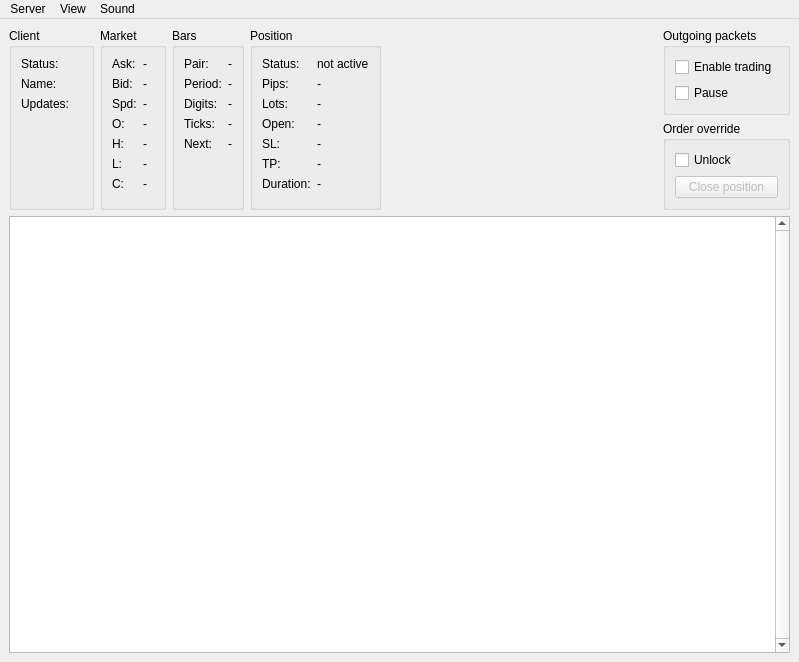
<?xml version="1.0" encoding="UTF-8"?>
<ui version="4.0">
 <class>Main</class>
 <widget class="QMainWindow" name="Main">
  <property name="geometry">
   <rect>
    <x>0</x>
    <y>0</y>
    <width>799</width>
    <height>662</height>
   </rect>
  </property>
  <property name="windowTitle">
   <string>Open Trading Server</string>
  </property>
  <widget class="QWidget" name="centralwidget">
   <layout class="QVBoxLayout" name="verticalLayout">
    <item>
     <layout class="QHBoxLayout" name="horizontalLayout">
      <property name="bottomMargin">
       <number>0</number>
      </property>
      <item>
       <widget class="QGroupBox" name="groupBox">
        <property name="title">
         <string>Client</string>
        </property>
        <layout class="QFormLayout" name="formLayout">
         <item row="1" column="0">
          <widget class="QLabel" name="label">
           <property name="enabled">
            <bool>true</bool>
           </property>
           <property name="text">
            <string>Name:</string>
           </property>
          </widget>
         </item>
         <item row="1" column="1">
          <widget class="QLabel" name="clientNameLabel">
           <property name="text">
            <string/>
           </property>
          </widget>
         </item>
         <item row="0" column="0">
          <widget class="QLabel" name="label_2">
           <property name="text">
            <string>Status:</string>
           </property>
          </widget>
         </item>
         <item row="0" column="1">
          <widget class="QLabel" name="clientStatusLabel">
           <property name="text">
            <string/>
           </property>
          </widget>
         </item>
         <item row="2" column="0">
          <widget class="QLabel" name="label_3">
           <property name="text">
            <string>Updates:</string>
           </property>
          </widget>
         </item>
         <item row="2" column="1">
          <widget class="QLabel" name="clientUpdatesLabel">
           <property name="text">
            <string/>
           </property>
          </widget>
         </item>
        </layout>
       </widget>
      </item>
      <item>
       <widget class="QGroupBox" name="marketGroupBox">
        <property name="enabled">
         <bool>true</bool>
        </property>
        <property name="title">
         <string>Market</string>
        </property>
        <layout class="QFormLayout" name="formLayout_2">
         <property name="fieldGrowthPolicy">
          <enum>QFormLayout::AllNonFixedFieldsGrow</enum>
         </property>
         <item row="0" column="0">
          <widget class="QLabel" name="label_4">
           <property name="text">
            <string>Ask:</string>
           </property>
          </widget>
         </item>
         <item row="0" column="1">
          <widget class="QLabel" name="marketAskLabel">
           <property name="text">
            <string>-</string>
           </property>
          </widget>
         </item>
         <item row="1" column="0">
          <widget class="QLabel" name="label_6">
           <property name="text">
            <string>Bid:</string>
           </property>
          </widget>
         </item>
         <item row="1" column="1">
          <widget class="QLabel" name="marketBidLabel">
           <property name="text">
            <string>-</string>
           </property>
          </widget>
         </item>
         <item row="2" column="0">
          <widget class="QLabel" name="label_8">
           <property name="text">
            <string>Spd:</string>
           </property>
          </widget>
         </item>
         <item row="2" column="1">
          <widget class="QLabel" name="marketSpdLabel">
           <property name="text">
            <string>-</string>
           </property>
          </widget>
         </item>
         <item row="3" column="0">
          <widget class="QLabel" name="label_10">
           <property name="text">
            <string>O:</string>
           </property>
          </widget>
         </item>
         <item row="3" column="1">
          <widget class="QLabel" name="marketOLabel">
           <property name="text">
            <string>-</string>
           </property>
          </widget>
         </item>
         <item row="4" column="0">
          <widget class="QLabel" name="label_12">
           <property name="text">
            <string>H:</string>
           </property>
          </widget>
         </item>
         <item row="4" column="1">
          <widget class="QLabel" name="marketHLabel">
           <property name="text">
            <string>-</string>
           </property>
          </widget>
         </item>
         <item row="5" column="0">
          <widget class="QLabel" name="label_14">
           <property name="text">
            <string>L:</string>
           </property>
          </widget>
         </item>
         <item row="5" column="1">
          <widget class="QLabel" name="marketLLabel">
           <property name="text">
            <string>-</string>
           </property>
          </widget>
         </item>
         <item row="6" column="0">
          <widget class="QLabel" name="label_16">
           <property name="text">
            <string>C:</string>
           </property>
          </widget>
         </item>
         <item row="6" column="1">
          <widget class="QLabel" name="marketCLabel">
           <property name="text">
            <string>-</string>
           </property>
          </widget>
         </item>
        </layout>
       </widget>
      </item>
      <item>
       <widget class="QGroupBox" name="barsGroupBox">
        <property name="title">
         <string>Bars</string>
        </property>
        <layout class="QFormLayout" name="formLayout_3">
         <item row="0" column="0">
          <widget class="QLabel" name="label_5">
           <property name="text">
            <string>Pair:</string>
           </property>
          </widget>
         </item>
         <item row="0" column="1">
          <widget class="QLabel" name="barsPairLabel">
           <property name="text">
            <string>-</string>
           </property>
          </widget>
         </item>
         <item row="1" column="0">
          <widget class="QLabel" name="label_9">
           <property name="text">
            <string>Period:</string>
           </property>
          </widget>
         </item>
         <item row="1" column="1">
          <widget class="QLabel" name="barsPeriodLabel">
           <property name="text">
            <string>-</string>
           </property>
          </widget>
         </item>
         <item row="2" column="0">
          <widget class="QLabel" name="label_13">
           <property name="text">
            <string>Digits:</string>
           </property>
          </widget>
         </item>
         <item row="2" column="1">
          <widget class="QLabel" name="barsDigitsLabel">
           <property name="text">
            <string>-</string>
           </property>
          </widget>
         </item>
         <item row="3" column="1">
          <widget class="QLabel" name="barsTicksLabel">
           <property name="text">
            <string>-</string>
           </property>
          </widget>
         </item>
         <item row="3" column="0">
          <widget class="QLabel" name="label_18">
           <property name="text">
            <string>Ticks:</string>
           </property>
          </widget>
         </item>
         <item row="4" column="0">
          <widget class="QLabel" name="label_19">
           <property name="text">
            <string>Next:</string>
           </property>
          </widget>
         </item>
         <item row="4" column="1">
          <widget class="QLabel" name="barsNextLabel">
           <property name="text">
            <string>-</string>
           </property>
          </widget>
         </item>
        </layout>
       </widget>
      </item>
      <item>
       <widget class="QGroupBox" name="positionGroupBox">
        <property name="title">
         <string>Position</string>
        </property>
        <layout class="QFormLayout" name="formLayout_4">
         <item row="0" column="0">
          <widget class="QLabel" name="label_7">
           <property name="text">
            <string>Status:</string>
           </property>
          </widget>
         </item>
         <item row="0" column="1">
          <widget class="QLabel" name="positionStatusLabel">
           <property name="text">
            <string>not active</string>
           </property>
          </widget>
         </item>
         <item row="1" column="0">
          <widget class="QLabel" name="label_15">
           <property name="text">
            <string>Pips:</string>
           </property>
          </widget>
         </item>
         <item row="1" column="1">
          <widget class="QLabel" name="positionPipsLabel">
           <property name="text">
            <string>-</string>
           </property>
          </widget>
         </item>
         <item row="2" column="0">
          <widget class="QLabel" name="label_20">
           <property name="text">
            <string>Lots:</string>
           </property>
          </widget>
         </item>
         <item row="2" column="1">
          <widget class="QLabel" name="positionLotsLabel">
           <property name="text">
            <string>-</string>
           </property>
          </widget>
         </item>
         <item row="3" column="0">
          <widget class="QLabel" name="label_22">
           <property name="text">
            <string>Open:</string>
           </property>
          </widget>
         </item>
         <item row="3" column="1">
          <widget class="QLabel" name="positionOpenLabel">
           <property name="text">
            <string>-</string>
           </property>
          </widget>
         </item>
         <item row="4" column="0">
          <widget class="QLabel" name="label_24">
           <property name="text">
            <string>SL:</string>
           </property>
          </widget>
         </item>
         <item row="4" column="1">
          <widget class="QLabel" name="positionSlLabel">
           <property name="text">
            <string>-</string>
           </property>
          </widget>
         </item>
         <item row="5" column="0">
          <widget class="QLabel" name="label_26">
           <property name="text">
            <string>TP:</string>
           </property>
          </widget>
         </item>
         <item row="5" column="1">
          <widget class="QLabel" name="positionTpLabel">
           <property name="text">
            <string>-</string>
           </property>
          </widget>
         </item>
         <item row="6" column="0">
          <widget class="QLabel" name="label_28">
           <property name="text">
            <string>Duration:</string>
           </property>
          </widget>
         </item>
         <item row="6" column="1">
          <widget class="QLabel" name="positionDurationLabel">
           <property name="text">
            <string>-</string>
           </property>
          </widget>
         </item>
        </layout>
       </widget>
      </item>
      <item>
       <spacer name="horizontalSpacer">
        <property name="orientation">
         <enum>Qt::Horizontal</enum>
        </property>
        <property name="sizeHint" stdset="0">
         <size>
          <width>40</width>
          <height>20</height>
         </size>
        </property>
       </spacer>
      </item>
      <item>
       <layout class="QVBoxLayout" name="verticalLayout_2">
        <item>
         <widget class="QGroupBox" name="groupBox_3">
          <property name="title">
           <string>Outgoing packets</string>
          </property>
          <layout class="QVBoxLayout" name="verticalLayout_4">
           <item>
            <widget class="QCheckBox" name="enableTradingCheckBox">
             <property name="text">
              <string>Enable trading</string>
             </property>
            </widget>
           </item>
           <item>
            <widget class="QCheckBox" name="pauseCheckBox">
             <property name="text">
              <string>Pause</string>
             </property>
            </widget>
           </item>
          </layout>
         </widget>
        </item>
        <item>
         <widget class="QGroupBox" name="groupBox_2">
          <property name="title">
           <string>Order override</string>
          </property>
          <layout class="QVBoxLayout" name="verticalLayout_3">
           <item>
            <widget class="QCheckBox" name="checkBox">
             <property name="text">
              <string>Unlock</string>
             </property>
            </widget>
           </item>
           <item>
            <widget class="QPushButton" name="closePositionPushButton">
             <property name="enabled">
              <bool>false</bool>
             </property>
             <property name="text">
              <string>Close position</string>
             </property>
            </widget>
           </item>
          </layout>
         </widget>
        </item>
       </layout>
      </item>
     </layout>
    </item>
    <item>
     <widget class="QPlainTextEdit" name="logPlainTextEdit">
      <property name="sizePolicy">
       <sizepolicy hsizetype="Expanding" vsizetype="Expanding">
        <horstretch>0</horstretch>
        <verstretch>1</verstretch>
       </sizepolicy>
      </property>
      <property name="font">
       <font>
        <family>DejaVu Sans Mono</family>
        <pointsize>8</pointsize>
        <kerning>true</kerning>
       </font>
      </property>
      <property name="verticalScrollBarPolicy">
       <enum>Qt::ScrollBarAlwaysOn</enum>
      </property>
      <property name="tabChangesFocus">
       <bool>true</bool>
      </property>
      <property name="readOnly">
       <bool>true</bool>
      </property>
      <property name="maximumBlockCount">
       <number>10000</number>
      </property>
     </widget>
    </item>
   </layout>
  </widget>
  <widget class="QMenuBar" name="menubar">
   <property name="geometry">
    <rect>
     <x>0</x>
     <y>0</y>
     <width>799</width>
     <height>23</height>
    </rect>
   </property>
   <widget class="QMenu" name="menuServer">
    <property name="title">
     <string>Server</string>
    </property>
    <addaction name="actionKickClient"/>
    <addaction name="actionQuit"/>
   </widget>
   <widget class="QMenu" name="menuView">
    <property name="title">
     <string>View</string>
    </property>
    <addaction name="actionAlerts"/>
   </widget>
   <widget class="QMenu" name="menuSound">
    <property name="title">
     <string>Sound</string>
    </property>
    <addaction name="actionWarningsErrors"/>
    <addaction name="actionUpDownProfitLoss"/>
    <addaction name="actionNextBar"/>
   </widget>
   <addaction name="menuServer"/>
   <addaction name="menuView"/>
   <addaction name="menuSound"/>
  </widget>
  <action name="actionQuit">
   <property name="text">
    <string>Quit</string>
   </property>
  </action>
  <action name="actionAlerts">
   <property name="text">
    <string>Alerts</string>
   </property>
  </action>
  <action name="actionKickClient">
   <property name="text">
    <string>Kick client</string>
   </property>
  </action>
  <action name="actionWarningsErrors">
   <property name="checkable">
    <bool>true</bool>
   </property>
   <property name="text">
    <string>Warnings/errors</string>
   </property>
  </action>
  <action name="actionUpDownProfitLoss">
   <property name="checkable">
    <bool>true</bool>
   </property>
   <property name="text">
    <string>Up/down/profit/loss</string>
   </property>
  </action>
  <action name="actionNextBar">
   <property name="checkable">
    <bool>true</bool>
   </property>
   <property name="text">
    <string>Next bar</string>
   </property>
  </action>
 </widget>
 <resources/>
 <connections>
  <connection>
   <sender>checkBox</sender>
   <signal>toggled(bool)</signal>
   <receiver>closePositionPushButton</receiver>
   <slot>setEnabled(bool)</slot>
   <hints>
    <hint type="sourcelabel">
     <x>720</x>
     <y>162</y>
    </hint>
    <hint type="destinationlabel">
     <x>720</x>
     <y>192</y>
    </hint>
   </hints>
  </connection>
 </connections>
</ui>
